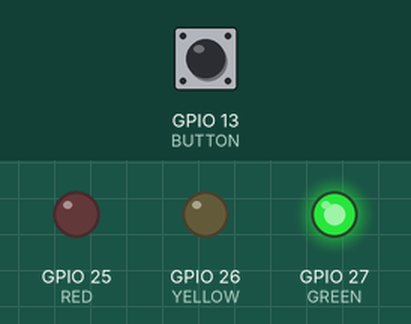
This sketch was run on a simulated ESP32. Parts: output pins drawn as LEDs (lit = HIGH). Inputs (shaded band) come from the test bench; at power-on: GPIO 13 (BUTTON) HIGH.

Above: at 1.2 s.
1.3 s: GPIO 13 (BUTTON) pulled LOW for 0.15 s
At 3.2 s:
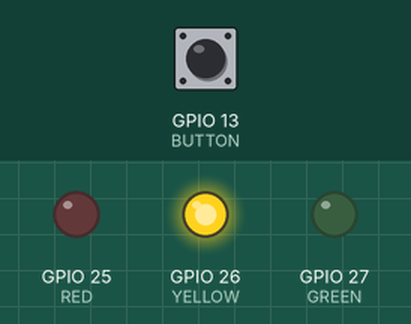
At 4.7 s:
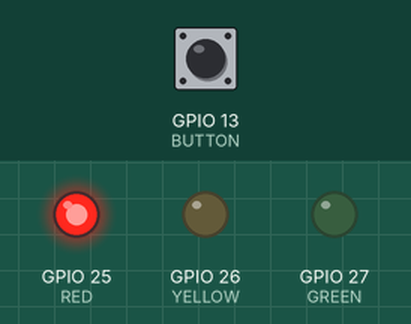
Timing chart, 0 to 10.4 s (numbered marks = the images above; inputs shaded):
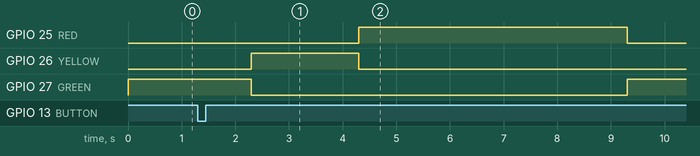

The sketch:

L03_Crossing.ino
```cpp
// Lesson 3 challenge solution: pedestrian crossing
// Traffic light LEDs on 25/26/27, button on 13.
// Cars get green until someone presses the button.

const int RED = 25;
const int YELLOW = 26;
const int GREEN = 27;
const int BUTTON = 13;

void lights(int r, int y, int g, int wait) {
  digitalWrite(RED, r);
  digitalWrite(YELLOW, y);
  digitalWrite(GREEN, g);
  delay(wait);
}

void setup() {
  pinMode(RED, OUTPUT);
  pinMode(YELLOW, OUTPUT);
  pinMode(GREEN, OUTPUT);
  pinMode(BUTTON, INPUT_PULLUP);
  lights(LOW, LOW, HIGH, 0);
}

void loop() {
  if (digitalRead(BUTTON) == LOW) {
    delay(1000);                     // wait a moment
    lights(LOW, HIGH, LOW, 2000);    // yellow
    lights(HIGH, LOW, LOW, 5000);    // red: people cross
    lights(LOW, LOW, HIGH, 0);       // green again
  }
}
```

Measured:
- after the input at 1.3 s, GPIO 25 (RED): LOW → HIGH after 3.0 s, → LOW 5.0 s later; GPIO 26 (YELLOW): LOW → HIGH after 1.0 s, → LOW 2.0 s later; GPIO 27 (GREEN): HIGH → LOW after 1.0 s, → HIGH 7.0 s later
